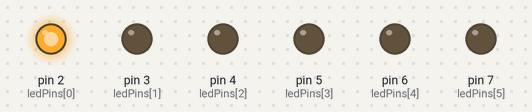
Recording of a sketch running on a simulated Arduino Uno, built with avr-gcc and run on an emulated ATmega328P. On the bench: output pins drawn as LEDs (lit = HIGH).

Above: at 0.05 s.
At 0.35 s:
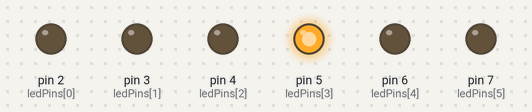
At 0.95 s:
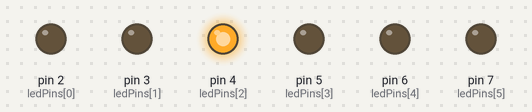
At 1.35 s:
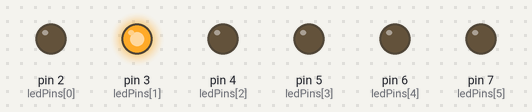
At 1.8 s:
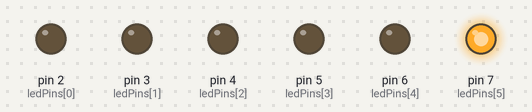
At 2.85 s:
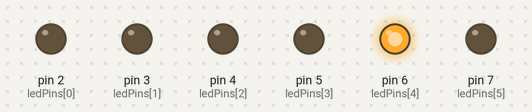
Timing chart, 0 to 3.1 s (numbered marks = the images above):
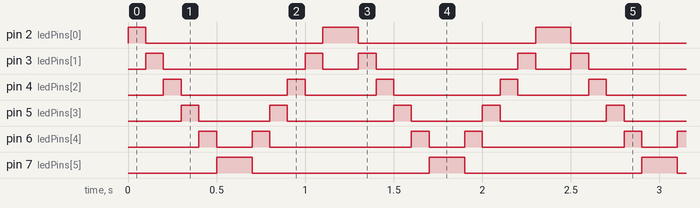

The sketch:

ledberjalan.ino
```cpp
int ledPins[] = {2, 3, 4, 5, 6, 7};
int numLEDs = 6;
int delayTime = 100; // Waktu jeda antara setiap LED (ms)

void setup() {
  for (int i = 0; i < numLEDs; i++) {
    pinMode(ledPins[i], OUTPUT);
  }
}

void loop() {
  for (int i = 0; i < numLEDs; i++) {
    digitalWrite(ledPins[i], HIGH); // Hidupkan LED saat ini
    delay(delayTime);
    digitalWrite(ledPins[i], LOW); // Matikan LED saat ini
  }

  for (int i = numLEDs - 1; i >= 0; i--) {
    digitalWrite(ledPins[i], HIGH); // Hidupkan LED saat ini
    delay(delayTime);
    digitalWrite(ledPins[i], LOW); // Matikan LED saat ini
  }
}
```

Measured:
- by itself, pin 2 (ledPins[0]): repeats every 1.2 s: LOW 1.0 s, HIGH 0.20 s
- by itself, pin 3 (ledPins[1]): repeats every 1.2 s: LOW 0.80 s, HIGH 0.10 s, LOW 0.20 s, HIGH 0.10 s
- by itself, pin 4 (ledPins[2]): repeats every 1.2 s: LOW 0.60 s, HIGH 0.10 s, LOW 0.40 s, HIGH 0.10 s
- by itself, pin 5 (ledPins[3]): repeats every 1.2 s: LOW 0.40 s, HIGH 0.10 s, LOW 0.60 s, HIGH 0.10 s
- by itself, pin 6 (ledPins[4]): repeats every 1.2 s: LOW 0.20 s, HIGH 0.10 s, LOW 0.80 s, HIGH 0.10 s
- by itself, pin 7 (ledPins[5]): alternates HIGH for 0.20 s and LOW for 1.0 s
